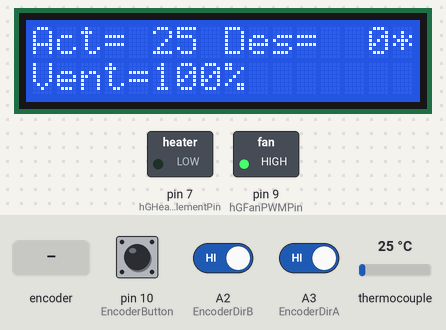
Recording of a sketch running on a simulated Arduino Uno, built with avr-gcc and run on an emulated ATmega328P. On the bench: 16×2 character LCD, switched loads named in the sketch (green lamp = pin HIGH). The test bench sets the inputs (shaded band); at power-on: pin 10 (EncoderButton) HIGH, thermocouple 25 °C, A2 (EncoderDirB) HIGH, A3 (EncoderDirA) HIGH. EEPROM starts erased.

Above: at 8.9 s.
9.0 s: pin 10 (EncoderButton) driven LOW
At 12.2 s:
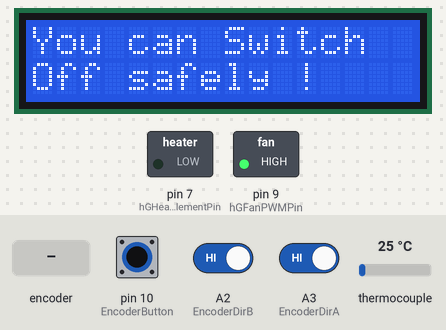
12.5 s: thermocouple set to 36 °C
14.0 s: thermocouple set to 45 °C
At 15.7 s:
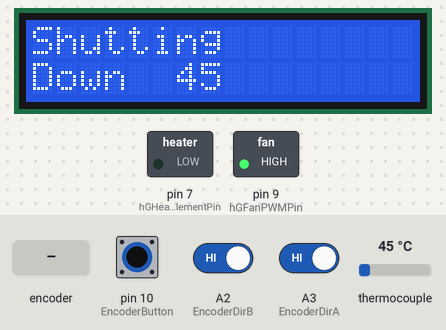
16.3 s: thermocouple set to 6 °C
At 18.1 s:
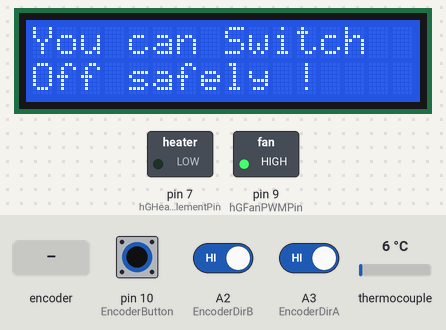
18.4 s: pin 10 (EncoderButton) pulsed HIGH 5 times (0.12 s each, 0.3 s apart)
At 19.9 s:
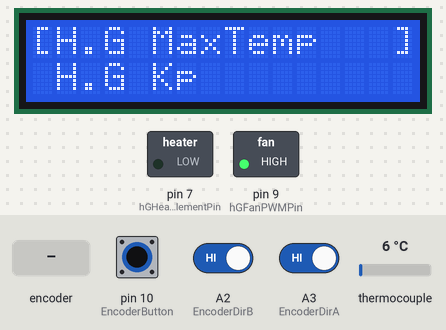
21.4 s: rotary encoder on A3 (EncoderDirA) / A2 (EncoderDirB) turned 3 steps (first pin leading)
At 22.2 s:
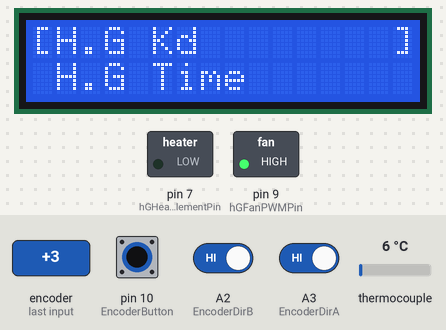
Timing chart, 0 to 24.4 s (numbered marks = the images above; inputs shaded):
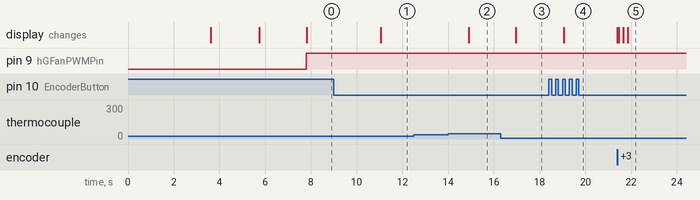

The sketch:

station.ino
```cpp
#include "Average.h"
#include <MAX6675_Thermocouple.h>
const int version = 2;
//#define EnableIron

//uses EEPROM
#define USE_EEPR
/*
 Name:		station.ino
 Created:	8/9/2018 5:22:20 PM
 Author:	chanu
*/

#include <Wire.h>
#include <LiquidCrystal_I2C.h>
#include <PID_v1.h>
double Setpoint, Input, Output;
double Kp = 2, Ki = 5, Kd = 1;
PID myPID(&Input, &Output, &Setpoint, Kp, Ki, Kd, DIRECT);
int HGPidTime = 1000;
unsigned long windowStartTime;

LiquidCrystal_I2C lcd(0x27, 16, 2);  // set the LCD address to 0x27 for a 16 chars and 2 line display


//Encoder's pins
#define EncoderDirA   A3  // Connected to D3 (Rotation)
#define EncoderDirB   A2  // Connected to D4 (Rotation)
#define EncoderButton 10  // Connected to D5 (Pressing)
//#define hGThermoPin   A1  // the analog input pin for reading an amplified voltage of the heat gun's thermocouple


#define SCK_PIN 3
#define CS_PIN  4
#define SO_PIN  5

MAX6675_Thermocouple* thermocouple = NULL;

#define hGFanPWMPin   9  // the output pin for controlling the heat gun's fan
#define hGHeatingElementPin  7  // the output pin for controlling the heat gun's heating element

//MAX6675 thermocouple(thermoCLK, thermoCS, thermoDO);

#ifdef EnableIron
#define sIThermoPin          A0  // the analog input pin for reading an amplified voltage of the soldering iron's thermocouple
#define sIHeatingElementPin  8 // the output pin for controlling the soldering iron's heating element
char sISeparator = ' ';
int sIEncoderPosCount = 0;
int sIThermo = 0;
int buttonMenuPos = 0;
#else
int buttonMenuPos = 1;
#endif

//Movs for lcd Menu
#define btnRIGHT 1
#define btnUP 2
#define btnDOWN 3
#define btnSELECT 5
#define btnNONE 7

int hGEncoderPosCount = 0;
int fanEncoderPosCount = 255;
int fan_pwm_value = 255;
int outputValue = 0;
int iMAX_HOTAIR_TEMP = 500;

boolean bHGHeaterOn = false;

int cyclesCount = 0;
int pinALast;
enum eStatus { waiting, configuring,shutdown };
eStatus state;
void setup() {
	thermocouple = new MAX6675_Thermocouple(SCK_PIN, CS_PIN, SO_PIN);
	pinMode(EncoderDirA, INPUT_PULLUP);
	pinMode(EncoderDirB, INPUT_PULLUP);
	pinMode(EncoderButton, INPUT_PULLUP);
	pinMode(hGHeatingElementPin, OUTPUT);
#ifdef EnableIron
	pinMode(sIHeatingElementPin, OUTPUT);
#endif
	setupLCD();
	getConfig();

	pinALast = digitalRead(EncoderDirA);
	setupMenus();
	printLine(1,"Menu");
	delay(500);
	state = waiting;

	Input = reportHGTemp();
	Setpoint = 0;

	windowStartTime = millis();
	myPID.SetOutputLimits(0, HGPidTime);
	myPID.SetMode(AUTOMATIC);

	delay(1500);
	clearScreen();
}

void loop()
{

	switch (state)
	{
	case waiting:
	processSI();
	processHG();
	 //setting fan speed
	processEncoder(); // processing encoder signals
	processEncoderButton();
	break;
	case configuring:
		//first we need to disable the heating element while configuring
		hGEncoderPosCount = 0;
		digitalWrite(hGHeatingElementPin, LOW);
		processMenu();
	break;
	case shutdown:
		processEncoderButton();
	break;
	}
	processFan();
	processLCD();
}

void processSI()
{
#ifdef EnableIron
	sIThermo = analogRead(sIThermoPin); // Reads the value from the specified analog pin, ADC will map input voltages between 0V and 5V  into integer values between 0 and 1023
	//sIThermo = (int)((iSIyAxis/10000) * sIThermo - (iSISlope/1000)); // use [3]
	//strange behaviour dividing floats an ints results in 0 that's why all the casts
	float res = (float)(((float)iSIyAxis / (float)10000) * (float)sIThermo + ((float)iSISlope / (float)1000));
	sIThermo = (int)(res);
	int i;

	//thermostats are implemented by using an on-off controller

	//thermostat 1
	i = sIEncoderPosCount - sIThermo;
	i = i > 0 ? i : 0;

	int sI_out;

	if (i)
		sI_out = HIGH;
	else
		sI_out = LOW;

	digitalWrite(sIHeatingElementPin, sI_out);

#endif
}
void processHG()
{
	Input = reportHGTemp();
	Setpoint = hGEncoderPosCount;
	myPID.Compute();
	if (millis() - windowStartTime > HGPidTime)
	{ //time to shift the Relay Window
		windowStartTime += HGPidTime;
	}
	if (Output > millis() - windowStartTime && bHGHeaterOn)
		digitalWrite(hGHeatingElementPin, HIGH);
	else
		digitalWrite(hGHeatingElementPin, LOW);
		/*
	int i;
	i = hGEncoderPosCount - reportHGTemp();
	i = i > 0 ? i : 0;
	int hG_out;
	if (i && bHGHeaterOn)
		hG_out = HIGH;
	else
		hG_out = LOW;

	digitalWrite(hGHeatingElementPin, hG_out);
	*/
}

//Average<int> aveHG(10); // stores in array last 10 values then returns the average
unsigned long timerHG = 0;
const int displayHG = 1000;
int ultimaLectura = 0;
int reportHGTemp()
{
	if (millis() - timerHG >= displayHG)
	{
		timerHG = millis();
		ultimaLectura = (int) thermocouple->readCelsius();
	}
	return ultimaLectura;
}


void processFan()
{
	int i = fanEncoderPosCount;
	i = i > 0 ? i : 0;
	i = i < 255 ? i : 255;

	fan_pwm_value = i;
	analogWrite(hGFanPWMPin, fan_pwm_value);
}
```

Average.h
```cpp
#ifndef _AVERAGE_H
#define _AVERAGE_H
#include <math.h>

inline static float sqr(float x) {
	return x*x;
}

template <class T> class Average {
private:
	// Private functions and variables here.  They can only be accessed
	// by functions within the class.
	T *_store;
	T _sum;                                               // _sum variable for faster mean calculation
	uint32_t _position;                                   // _position variable for circular buffer
	uint32_t _count;
	uint32_t _size;

public:
	// Public functions and variables.  These can be accessed from
	// outside the class.
	Average(uint32_t size);
	~Average();
	float rolling(T entry);
	void push(T entry);
	float mean();
	T mode();
	T minimum();
	T minimum(int *);
	T maximum();
	T maximum(int *);
	float stddev();
	T get(uint32_t);
	void leastSquares(float &m, float &b, float &r);
	int getCount();
	T predict(int x);
	T sum();
	void clear();
	Average<T> &operator=(Average<T> &a);

};

template <class T> int Average<T>::getCount() {
	return _count;
}

template <class T> Average<T>::Average(uint32_t size) {
	_size = size;
	_count = 0;
	_store = (T *)malloc(sizeof(T) * size);
	_position = 0;                                            // track position for circular storage
	_sum = 0;                                                 // track sum for fast mean calculation
	for (uint32_t i = 0; i < size; i++) {
		_store[i] = 0;
	}
}

template <class T> Average<T>::~Average() {
	free(_store);
}

template <class T> void Average<T>::push(T entry) {
	if (_count < _size) {                                     // adding new values to array
		_count++;                                             // count number of values in array
	}
	else {                                                    // overwriting old values
		_sum = _sum - _store[_position];                       // remove old value from _sum
	}
	_store[_position] = entry;                                // store new value in array
	_sum += entry;                                            // add the new value to _sum
	_position += 1;                                           // increment the position counter
	if (_position >= _size) _position = 0;                    // loop the position counter
}


template <class T> float Average<T>::rolling(T entry) {
	push(entry);
	return mean();
}

template <class T> float Average<T>::mean() {
	if (_count == 0) {
		return 0;
	}
	return ((float)_sum / (float)_count);                     // mean calculation based on _sum
}

template <class T> T Average<T>::mode() {
	uint32_t pos;
	uint32_t inner;
	T most;
	uint32_t mostcount;
	T current;
	uint32_t currentcount;

	if (_count == 0) {
		return 0;
	}

	most = get(0);
	mostcount = 1;
	for (pos = 0; pos < _count; pos++) {
		current = get(pos);
		currentcount = 1;
		for (inner = pos + 1; inner < _count; inner++) {
			if (get(inner) == current) {
				currentcount++;
			}
		}
		if (currentcount > mostcount) {
			most = current;
			mostcount = currentcount;
		}
		// If we have less array slices left than the current
		// maximum count, then there is no room left to find
		// a bigger count.  We have finished early and we can
		// go home.
		if (_count - pos < mostcount) {
			break;
		}
	}
	return most;
}

template <class T> T Average<T>::minimum() {
	return minimum(NULL);
}

template <class T> T Average<T>::minimum(int *index) {
	T minval;

	if (index != NULL) {
		*index = 0;
	}

	if (_count == 0) {
		return 0;
	}

	minval = get(0);

	for (uint32_t i = 0; i < _count; i++) {
		if (get(i) < minval) {
			minval = get(i);
			if (index != NULL) {
				*index = i;
			}
		}
	}
	return minval;
}

template <class T> T Average<T>::maximum() {
	return maximum(NULL);
}

template <class T> T Average<T>::maximum(int *index) {
	T maxval;

	if (index != NULL) {
		*index = 0;
	}

	if (_count == 0) {
		return 0;
	}

	maxval = get(0);

	for (uint32_t i = 0; i < _count; i++) {
		if (get(i) > maxval) {
			maxval = get(i);
			if (index != NULL) {
				*index = i;
			}
		}
	}
	return maxval;
}

template <class T> float Average<T>::stddev() {
	float square;
	float sum;
	float mu;
	float theta;

	if (_count == 0) {
		return 0;
	}

	mu = mean();

	sum = 0;
	for (uint32_t i = 0; i < _count; i++) {
		theta = mu - (float)get(i);
		square = theta * theta;
		sum += square;
	}
	return sqrt(sum / (float)_count);
}

template <class T> T Average<T>::get(uint32_t index) {
	if (index >= _count) {
		return -1;
	}

	int32_t start = _position - _count;
	if (start < 0) start += _size;
	uint32_t cindex = start + index;
	if (cindex >= _size) cindex -= _size;
	return _store[cindex];
}

template <class T> void Average<T>::leastSquares(float &m, float &c, float &r) {
	float   sumx = 0.0;                        /* sum of x                      */
	float   sumx2 = 0.0;                       /* sum of x**2                   */
	float   sumxy = 0.0;                       /* sum of x * y                  */
	float   sumy = 0.0;                        /* sum of y                      */
	float   sumy2 = 0.0;                       /* sum of y**2                   */

	for (uint32_t i = 0; i<_count; i++) {
		sumx += i;
		sumx2 += sqr(i);
		sumxy += i * get(i);
		sumy += get(i);
		sumy2 += sqr(get(i));
	}

	float denom = (_count * sumx2 - sqr(sumx));
	if (denom == 0) {
		// singular matrix. can't solve the problem.
		m = 0;
		c = 0;
		r = 0;
		return;
	}

	m = 0 - (_count * sumxy - sumx * sumy) / denom;
	c = (sumy * sumx2 - sumx * sumxy) / denom;
	r = (sumxy - sumx * sumy / _count) / sqrt((sumx2 - sqr(sumx) / _count) * (sumy2 - sqr(sumy) / _count));
}

template <class T> T Average<T>::predict(int x) {
	float m, c, r;
	leastSquares(m, c, r); // y = mx + c;

	T y = m * x + c;
	return y;
}

// Return the sum of all the array items
template <class T> T Average<T>::sum() {
	return _sum;
}

template <class T> void Average<T>::clear() {
	_count = 0;
	_sum = 0;
	_position = 0;
}

template <class T> Average<T> &Average<T>::operator=(Average<T> &a) {
	clear();
	for (int i = 0; i < _size; i++) {
		push(a.get(i));
	}
	return *this;
}

#endif
```

Encoder.ino
```cpp
/*
To keep a physical interface as simple as possible, this sketch demonstrates generating four output events from a single push-button.
1) Click:  rapid press and release
2) Double-Click:  two clicks in quick succession
3) Press and Hold:  holding the button down
4) Long Press and Hold:  holding the button for a long time
*/

// Button timing variables
int debounce = 50;          // ms debounce period to prevent flickering when pressing or releasing the button
int DCgap = 500;            // max ms between clicks for a double click event
int holdTime = 2000;        // ms hold period: how long to wait for press+hold event
int longHoldTime = 5000;    // ms long hold period: how long to wait for press+hold event

							// Button variables
//int buttonVal = HIGH;   // value read from button
boolean buttonLast = HIGH;  // buffered value of the button's previous state
boolean DCwaiting = false;  // whether we're waiting for a double click (down)
boolean DConUp = false;     // whether to register a double click on next release, or whether to wait and click
boolean singleOK = true;    // whether it's OK to do a single click
long downTime = -1;         // time the button was pressed down
long upTime = -1;           // time the button was released
boolean ignoreUp = false;   // whether to ignore the button release because the click+hold was triggered
boolean waitForUp = false;        // when held, whether to wait for the up event
boolean holdEventPast = false;    // whether or not the hold event happened already
boolean longHoldEventPast = false;// whether or not the long hold event happened already


int processEncoder()
{
	int aVal;
	boolean bCW;
	aVal = digitalRead(EncoderDirA);
	switch (state)
	{
	case waiting:
		if (aVal != pinALast) { // Means the knob is rotating
								// if the knob is rotating, we need to determine direction
								// We do that by reading pin B.
			if (digitalRead(EncoderDirB) != aVal) {  // Means pin A Changed first - We're Rotating Clockwise
				switch (buttonMenuPos)
				{
#ifdef EnableIron
				case 0:
					sIEncoderPosCount += 10;
					break;
#endif
				case 1:
					if (hGEncoderPosCount < iMAX_HOTAIR_TEMP)
						hGEncoderPosCount += 10;
					break;
				case 2:
					fanEncoderPosCount += 10;
					break;
				}
				bCW = true;
			}
			else {// Otherwise B changed first and we're moving CCW
				bCW = false;
				switch (buttonMenuPos)
				{
#ifdef EnableIron
				case 0:
					if (sIEncoderPosCount >= 10)
						sIEncoderPosCount -= 10;
					break;
#endif
				case 1:
					if (hGEncoderPosCount >= 10)
						hGEncoderPosCount -= 10;
					break;
				case 2:
					fanEncoderPosCount -= 10;
					break;
				}
			}
		}

		break;
	case configuring:
		if (aVal != pinALast) { // Means the knob is rotating
								// if the knob is rotating, we need to determine direction
								// We do that by reading pin B.
			if (digitalRead(EncoderDirB) != aVal)
			{
				bCW = true;
				return btnDOWN;
			}
			else // Otherwise B changed first and we're moving CCW
			{
				bCW = false;
				return btnUP;
			}
			return btnNONE;

		}
		break;
	}
	pinALast = aVal;
}
void processEncoderButton() {
	// Get button event and act accordingly
	int b = checkButton();
	switch (b)
	{
	case  1:
		//int buttonStatus = digitalRead(EncoderButton);
		//if (buttonStatus == LOW && buttonStatus != buttonLast)
		//{
			//Serial.println("Pushbutton");
		#ifdef EnableIron
					buttonMenuPos = buttonMenuPos == 2 ? 0 : buttonMenuPos + 1;
		#else
					buttonMenuPos = buttonMenuPos == 2 ? 1 : buttonMenuPos + 1;
		#endif
		//} buttonLast = buttonStatus;
		break;
	case  2: // double click
		switch (state)
		{
			case waiting:
				bHGHeaterOn = !bHGHeaterOn;
			break;
			case shutdown:
				state = configuring;
				redrawMenu();
			break;
		}
		break;
	case  3: //press and hold
		switch (state)
		{
		case waiting:
			state = shutdown;
			break;
		case shutdown:
			state = waiting;
			//turn off the heather while restart up
			hGEncoderPosCount = 0;
			digitalWrite(hGHeatingElementPin, LOW);
			break;
		}
		break;
	case  4: //long press and hold

		switch (state)
		{


		case configuring:
			state = waiting;
			break;
		}

		break;
	}
}

int checkButton() {
	int event = 0;
	int buttonVal = digitalRead(EncoderButton);
	// Button pressed down
	if (buttonVal == LOW && buttonLast == HIGH && (millis() - upTime) > debounce)
	{
		downTime = millis();
		ignoreUp = false;
		waitForUp = false;
		singleOK = true;
		holdEventPast = false;
		longHoldEventPast = false;
		if ((millis() - upTime) < DCgap && DConUp == false && DCwaiting == true)  DConUp = true;
		else  DConUp = false;
		DCwaiting = false;
	}
	// Button released
	else if (buttonVal == HIGH && buttonLast == LOW && (millis() - downTime) > debounce)
	{
		if (!ignoreUp)
		{
			upTime = millis();
			if (DConUp == false) DCwaiting = true;
			else
			{
				event = 2;
				DConUp = false;
				DCwaiting = false;
				singleOK = false;
			}
		}
	}
	// Test for normal click event: DCgap expired
	if (buttonVal == HIGH && (millis() - upTime) >= DCgap && DCwaiting == true && DConUp == false && singleOK == true && event != 2)
	{
		event = 1;
		DCwaiting = false;
	}
	// Test for hold
	if (buttonVal == LOW && (millis() - downTime) >= holdTime) {
		// Trigger "normal" hold
		if (!holdEventPast)
		{
			event = 3;
			waitForUp = true;
			ignoreUp = true;
			DConUp = false;
			DCwaiting = false;
			//downTime = millis();
			holdEventPast = true;
		}
		// Trigger "long" hold
		if ((millis() - downTime) >= longHoldTime)
		{
			if (! longHoldEventPast)
			{
				event = 4;
				longHoldEventPast = true;
			}
		}
	}
	buttonLast = buttonVal;
	return event;
}
```

eeprom.ino
```cpp
#include <EEPROM.h>
#include <EEPROMWriteAnything.h>


struct configuration_t
{
	int Ver; //firmware Version
	int SIyAxis;  //Y part of formula of soldering Iron
	int SISlope;  //slope part of soldering Iron
	double HGKp;
	double HGKi;
	double HGKd;
	int HGPidTime;
	int MAX_SOLDIR_TEMP;
	int MAX_HOTAIR_TEMP;
} configuration;

void clearEEprom()
{
	for (int i = 0; i < EEPROM.length(); i++) {
		EEPROM.write(i, 0);
	}
}

void getConfig()
{
#ifdef USE_EEPR
	EEPROM_readAnything(0, configuration);
	//if version doesn't match then initializes EEPROM to hardcoded values, it works for first time as well
	if (configuration.Ver != version)
	{
		printLine(1, "clearing");
		printLine(2, "eeprom");

		clearEEprom();
		printLine(1, "eeprom");
		printLine(2, "cleared!");
		delay(2000);
		initializeToHardCodedValues();
		EEPROM_writeAnything(0, configuration);
		getConfig();
	}
#else
	initializeToHardCodedValues();
#endif
	//iSIyAxis = configuration.SIyAxis;
	//iSISlope = configuration.SISlope;
	Kp = configuration.HGKp;
	Ki = configuration.HGKi;
	Kd = configuration.HGKd;
	HGPidTime = configuration.HGPidTime ;
	//iMAX_SOLDIR_TEMP = 0;// configuration.MAX_SOLDIR_TEMP;
	iMAX_HOTAIR_TEMP = configuration.MAX_HOTAIR_TEMP;
}

void setConfig()
{
	configuration.Ver = version;
	configuration.SIyAxis = 0;// iSIyAxis;
	configuration.SISlope = 0;// iSISlope;
	configuration.HGKp = Kp;
	configuration.HGKi = Ki;
	configuration.HGKd = Kd;
	configuration.HGPidTime = HGPidTime;
	configuration.MAX_SOLDIR_TEMP = 0;//iMAX_SOLDIR_TEMP;
	configuration.MAX_HOTAIR_TEMP = iMAX_HOTAIR_TEMP;
	EEPROM_writeAnything(0, configuration);
}


void initializeToHardCodedValues()
{
	configuration.Ver = version;
	configuration.SIyAxis = 8955;
	configuration.SISlope = 7918;
	configuration.HGKp =0.25;
	configuration.HGKi = 0.25;
	configuration.HGKd = 0.20;
	configuration.HGPidTime = 200;
	configuration.MAX_SOLDIR_TEMP = 350;
	configuration.MAX_HOTAIR_TEMP = 450;
}
```

Source omitted: Menu.ino (4663 bytes), lcd.ino (2446 bytes)

Measured:
- the behaviour switches between 40 and 41 °C on thermocouple (found by bisection; images 1 and 2)
- after the input at 9.0 s, the display: changes after 2.0 s (image 1)
- after the input at 12.5 s, every drawn part: stays the same
- after the input at 14.0 s, the display: changes after 0.89 s (image 2)
- after the input at 16.3 s, the display: changes after 0.65 s (image 3)
- after the input at 18.4 s, the display: changes after 0.65 s (image 4)
- after the input at 21.4 s, the display: first changes at once (image 5 shows a later state)
